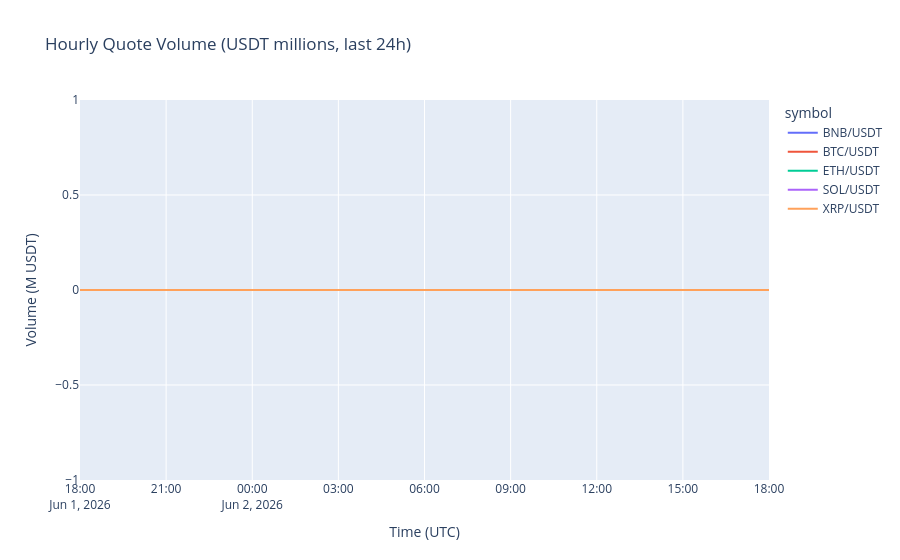

The notebook cell this image was saved under:
### Markdown cell above
## 3. Volume Activity (last 24h by hour)

### Code cell
hourly_vol = ch.query_df("""
SELECT
    symbol,
    toStartOfHour(open_time) AS hour,
    round(sum(quote_volume) / 1e6, 2) AS quote_vol_M
FROM crypto.fact_candles
WHERE interval = '1m' AND open_time >= now() - INTERVAL 24 HOUR
GROUP BY symbol, hour
ORDER BY symbol, hour
""")

fig = px.line(hourly_vol, x='hour', y='quote_vol_M', color='symbol',
              title='Hourly Quote Volume (USDT millions, last 24h)',
              labels={'quote_vol_M': 'Volume (M USDT)', 'hour': 'Time (UTC)'})
fig.show()

### Figure 1 — Plotly figure (JSON) as saved in the notebook; plotly's stock layout.template omitted (floating-point values rounded to 4 significant figures)
{"data": [{"hovertemplate": "symbol=BNB/USDT<br>Time (UTC)=%{x}<br>Volume (M USDT)=%{y}<extra></extra>", "legendgroup": "BNB/USDT", "line": {"color": "#636efa", "dash": "solid"}, "marker": {"symbol": "circle"}, "mode": "lines", "name": "BNB/USDT", "orientation": "v", "showlegend": true, "type": "scatter", "x": ["2026-06-01T18:00:00", "2026-06-01T19:00:00", "2026-06-01T20:00:00", "2026-06-01T21:00:00", "2026-06-01T22:00:00", "2026-06-01T23:00:00", "2026-06-02T00:00:00", "2026-06-02T01:00:00", "2026-06-02T02:00:00", "2026-06-02T03:00:00", "2026-06-02T04:00:00", "2026-06-02T05:00:00", "2026-06-02T06:00:00", "2026-06-02T07:00:00", "2026-06-02T08:00:00", "2026-06-02T09:00:00", "2026-06-02T10:00:00", "2026-06-02T11:00:00", "2026-06-02T12:00:00", "2026-06-02T13:00:00", "2026-06-02T14:00:00", "2026-06-02T15:00:00", "2026-06-02T16:00:00", "2026-06-02T17:00:00", "2026-06-02T18:00:00"], "xaxis": "x", "y": [0.0, 0.0, 0.0, 0.0, 0.0, 0.0, 0.0, 0.0, 0.0, 0.0, 0.0, 0.0, 0.0, 0.0, 0.0, 0.0, 0.0, 0.0, 0.0, 0.0, 0.0, 0.0, 0.0, 0.0, 0.0], "yaxis": "y"}, {"hovertemplate": "symbol=BTC/USDT<br>Time (UTC)=%{x}<br>Volume (M USDT)=%{y}<extra></extra>", "legendgroup": "BTC/USDT", "line": {"color": "#EF553B", "dash": "solid"}, "marker": {"symbol": "circle"}, "mode": "lines", "name": "BTC/USDT", "orientation": "v", "showlegend": true, "type": "scatter", "x": ["2026-06-01T18:00:00", "2026-06-01T19:00:00", "2026-06-01T20:00:00", "2026-06-01T21:00:00", "2026-06-01T22:00:00", "2026-06-01T23:00:00", "2026-06-02T00:00:00", "2026-06-02T01:00:00", "2026-06-02T02:00:00", "2026-06-02T03:00:00", "2026-06-02T04:00:00", "2026-06-02T05:00:00", "2026-06-02T06:00:00", "2026-06-02T07:00:00", "2026-06-02T08:00:00", "2026-06-02T09:00:00", "2026-06-02T10:00:00", "2026-06-02T11:00:00", "2026-06-02T12:00:00", "2026-06-02T13:00:00", "2026-06-02T14:00:00", "2026-06-02T15:00:00", "2026-06-02T16:00:00", "2026-06-02T17:00:00", "2026-06-02T18:00:00"], "xaxis": "x", "y": [0.0, 0.0, 0.0, 0.0, 0.0, 0.0, 0.0, 0.0, 0.0, 0.0, 0.0, 0.0, 0.0, 0.0, 0.0, 0.0, 0.0, 0.0, 0.0, 0.0, 0.0, 0.0, 0.0, 0.0, 0.0], "yaxis": "y"}, {"hovertemplate": "symbol=ETH/USDT<br>Time (UTC)=%{x}<br>Volume (M USDT)=%{y}<extra></extra>", "legendgroup": "ETH/USDT", "line": {"color": "#00cc96", "dash": "solid"}, "marker": {"symbol": "circle"}, "mode": "lines", "name": "ETH/USDT", "orientation": "v", "showlegend": true, "type": "scatter", "x": ["2026-06-01T18:00:00", "2026-06-01T19:00:00", "2026-06-01T20:00:00", "2026-06-01T21:00:00", "2026-06-01T22:00:00", "2026-06-01T23:00:00", "2026-06-02T00:00:00", "2026-06-02T01:00:00", "2026-06-02T02:00:00", "2026-06-02T03:00:00", "2026-06-02T04:00:00", "2026-06-02T05:00:00", "2026-06-02T06:00:00", "2026-06-02T07:00:00", "2026-06-02T08:00:00", "2026-06-02T09:00:00", "2026-06-02T10:00:00", "2026-06-02T11:00:00", "2026-06-02T12:00:00", "2026-06-02T13:00:00", "2026-06-02T14:00:00", "2026-06-02T15:00:00", "2026-06-02T16:00:00", "2026-06-02T17:00:00", "2026-06-02T18:00:00"], "xaxis": "x", "y": [0.0, 0.0, 0.0, 0.0, 0.0, 0.0, 0.0, 0.0, 0.0, 0.0, 0.0, 0.0, 0.0, 0.0, 0.0, 0.0, 0.0, 0.0, 0.0, 0.0, 0.0, 0.0, 0.0, 0.0, 0.0], "yaxis": "y"}, {"hovertemplate": "symbol=SOL/USDT<br>Time (UTC)=%{x}<br>Volume (M USDT)=%{y}<extra></extra>", "legendgroup": "SOL/USDT", "line": {"color": "#ab63fa", "dash": "solid"}, "marker": {"symbol": "circle"}, "mode": "lines", "name": "SOL/USDT", "orientation": "v", "showlegend": true, "type": "scatter", "x": ["2026-06-01T18:00:00", "2026-06-01T19:00:00", "2026-06-01T20:00:00", "2026-06-01T21:00:00", "2026-06-01T22:00:00", "2026-06-01T23:00:00", "2026-06-02T00:00:00", "2026-06-02T01:00:00", "2026-06-02T02:00:00", "2026-06-02T03:00:00", "2026-06-02T04:00:00", "2026-06-02T05:00:00", "2026-06-02T06:00:00", "2026-06-02T07:00:00", "2026-06-02T08:00:00", "2026-06-02T09:00:00", "2026-06-02T10:00:00", "2026-06-02T11:00:00", "2026-06-02T12:00:00", "2026-06-02T13:00:00", "2026-06-02T14:00:00", "2026-06-02T15:00:00", "2026-06-02T16:00:00", "2026-06-02T17:00:00", "2026-06-02T18:00:00"], "xaxis": "x", "y": [0.0, 0.0, 0.0, 0.0, 0.0, 0.0, 0.0, 0.0, 0.0, 0.0, 0.0, 0.0, 0.0, 0.0, 0.0, 0.0, 0.0, 0.0, 0.0, 0.0, 0.0, 0.0, 0.0, 0.0, 0.0], "yaxis": "y"}, {"hovertemplate": "symbol=XRP/USDT<br>Time (UTC)=%{x}<br>Volume (M USDT)=%{y}<extra></extra>", "legendgroup": "XRP/USDT", "line": {"color": "#FFA15A", "dash": "solid"}, "marker": {"symbol": "circle"}, "mode": "lines", "name": "XRP/USDT", "orientation": "v", "showlegend": true, "type": "scatter", "x": ["2026-06-01T18:00:00", "2026-06-01T19:00:00", "2026-06-01T20:00:00", "2026-06-01T21:00:00", "2026-06-01T22:00:00", "2026-06-01T23:00:00", "2026-06-02T00:00:00", "2026-06-02T01:00:00", "2026-06-02T02:00:00", "2026-06-02T03:00:00", "2026-06-02T04:00:00", "2026-06-02T05:00:00", "2026-06-02T06:00:00", "2026-06-02T07:00:00", "2026-06-02T08:00:00", "2026-06-02T09:00:00", "2026-06-02T10:00:00", "2026-06-02T11:00:00", "2026-06-02T12:00:00", "2026-06-02T13:00:00", "2026-06-02T14:00:00", "2026-06-02T15:00:00", "2026-06-02T16:00:00", "2026-06-02T17:00:00", "2026-06-02T18:00:00"], "xaxis": "x", "y": [0.0, 0.0, 0.0, 0.0, 0.0, 0.0, 0.0, 0.0, 0.0, 0.0, 0.0, 0.0, 0.0, 0.0, 0.0, 0.0, 0.0, 0.0, 0.0, 0.0, 0.0, 0.0, 0.0, 0.0, 0.0], "yaxis": "y"}], "layout": {"legend": {"title": {"text": "symbol"}, "tracegroupgap": 0}, "title": {"text": "Hourly Quote Volume (USDT millions, last 24h)"}, "xaxis": {"anchor": "y", "domain": [0, 1], "title": {"text": "Time (UTC)"}}, "yaxis": {"anchor": "x", "domain": [0, 1], "title": {"text": "Volume (M USDT)"}}}}
